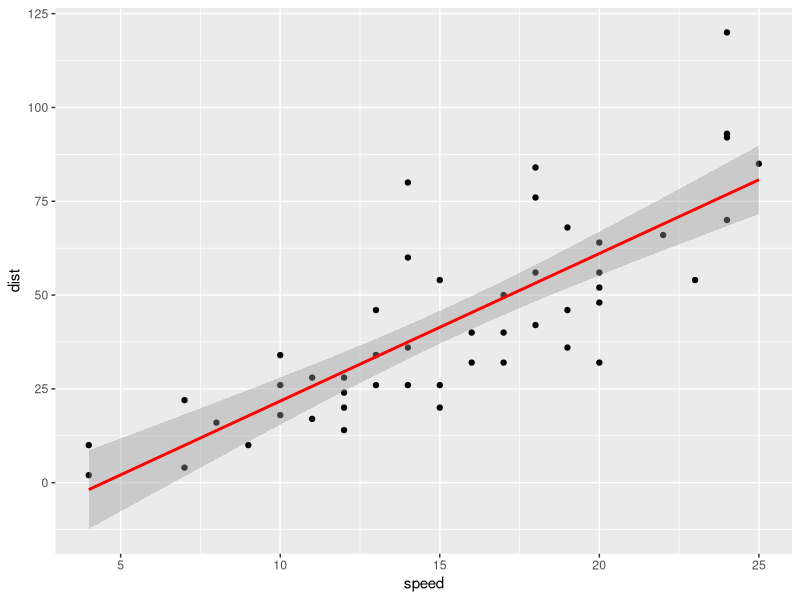

Reproduce this figure in R.
## ---- chunk 1
knitr::opts_chunk$set(echo = FALSE)
library(tidyverse)
## ---- chunk 2
# this is a code chunk
num_rows <- nrow(cars)
## ---- chunk 3
# what's the average speed (mph)?
average_speed <- 
  
  cars %>%
  summarise(mean = mean(speed, na.rm = TRUE))
## ---- chunk 4
# here's a plot with a fitted regression line
ggplot(cars) +
  aes(x = speed, y = dist) +
  geom_point() +
  stat_smooth(method = "lm", col = "red")
## ---- chunk 5
## make table
cars %>% head(5) %>%
  knitr::kable(.,
          caption="Stopping cars")
